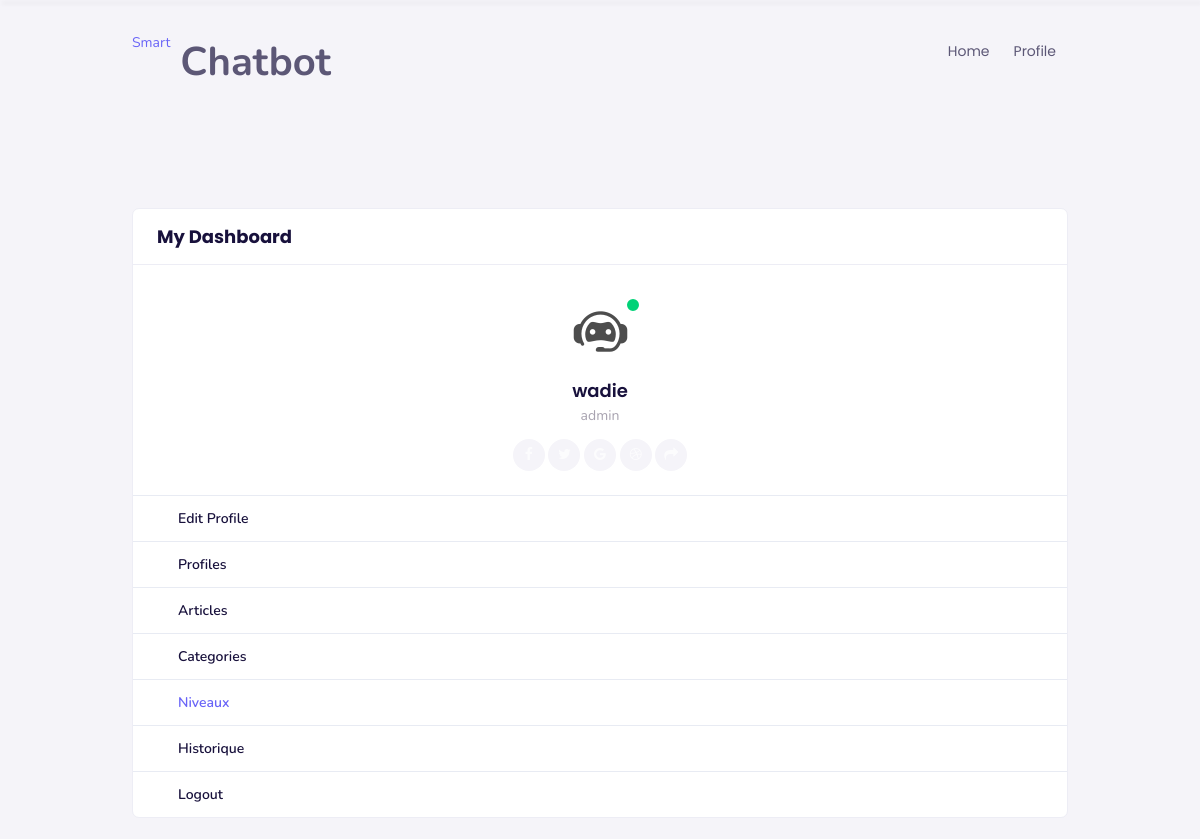
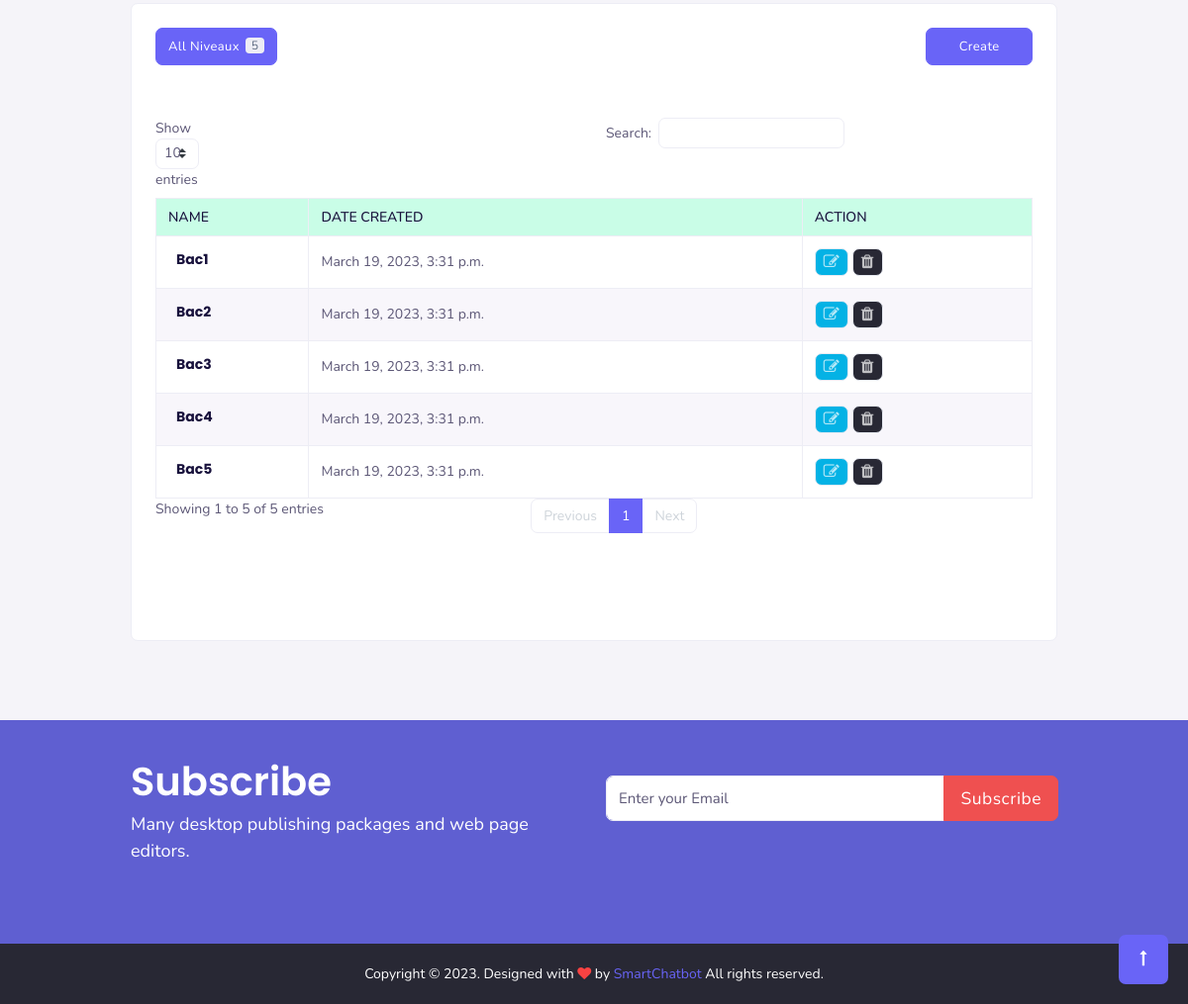
Page /niveaux/0 (signed in) on the committed database (2 pictures, top to bottom).
### gestion_admin/models.py (models this page shows, shortened)
class Profile(models.Model):
    user = models.OneToOneField(User, on_delete=models.CASCADE)
    first_name = models.CharField(max_length=100, null=True)
    last_name = models.CharField(max_length=100, null=True)
    email = models.EmailField(max_length=100, null=True)
    niveau = models.OneToOneField(Niveau, on_delete=models.CASCADE, null=True)
    image = models.ImageField(upload_to="profile", null=True, default="profile/default.png")
    date_created = models.DateTimeField(auto_now_add=True)
    class Meta:
        db_table = 'profile'

class Niveau(models.Model):
    name = models.CharField(max_length=100, unique=True)
    date_creation = models.DateTimeField(auto_now_add=True)
    class Meta:
        db_table = 'niveau'

### gestion_admin/decorators.py (the view)
    def wrapper_func(request, *args, **kwargs):
        if request.user.is_authenticated:
            if request.user.groups.filter(name='admin').exists():
                return view_func(request, *args, **kwargs)
            else:
                return redirect('home')

### gestion_admin/views.py (called while the page is built, shortened)
@login_required(login_url='login')
@for_admin
def niveaux(request, n):
    data = Niveau.objects.all()
    n_t = data
    if len(data) <= 10:
        myniveaux = data
        context = {
            'niveaux' : myniveaux,
            'n_t' : data.count()
        }
    return render(request,'niveau/liste_niveau.html', context)

### gestion_admin/templates/niveau/liste_niveau.html (shortened to what this page needs)
{% extends '../element/main.html' %}
{% block content %}
<section class="sptb">
    <div class="container">
        <div class="row">
            {% include '../element/menu.html' with name=4 %}
            <div class="col-xl-9 col-lg-12 col-md-12">
                <div class="card mb-0">
                    <div class="card-body">
                        <div class="ads-tabs">
                            <div class="tabs-menus">
                                <div class="row">
                                    <div class="col-md-6">
                                      <button class="btn btn-primary float-left"> All Niveaux
                                        <span class="badge badge-light">{{ n_t }}</span></button>
                                    </div>
                                    <div class="col-md-6">
                                        <a href="{% url 'create_niveau' %}" class="btn btn-primary col-xl-3 col-sm-5 col-lg-3 col-md-5" style="float:right;">Create</a>
                                    </div>
                                 </div>
                            </div>
                            <div class="tab-content">
                                <br>
                                <table id="example" class="table table-striped table-bordered" cellspacing="0" width="100%">
                                    <thead class="table-success">
                                                        <tr role="row">
                                                            <th class="sorting" tabindex="0" aria-controls="DataTables_Table_0" rowspan="1" colspan="1" aria-label="Courses: activate to sort column ascending" style="width: 222.422px;">Name</th>
                                                            <th class="sorting" tabindex="0" aria-controls="DataTables_Table_0" rowspan="1" colspan="1" aria-label="Category: activate to sort column ascending" style="width: 99.25px;">Date Created</th>
                                                            <th class="sorting" tabindex="0" aria-controls="DataTables_Table_0" rowspan="1" colspan="1" aria-label="Action: activate to sort column ascending" style="width: 121.297px;">Action</th>
                                                        </tr>
                                                    </thead>
                                                    <tbody>
                                                        {% for item in niveaux %}
                                                            <tr class="{% cycle 'odd' 'even' %}">
                                                                <td>
                                                                    <div class="media mt-0 mb-0">
                                                                        <div class="media-body">
                                                                            <div class="card-item-desc ms-2 p-0 mt-0">
                                                                                <a href="javascript:void(0)" class="text-dark">
                                                                                    <h4 class="font-weight-bold">{{item.name}}</h4>
                                                                             </div>
                                                                        </div>
                                                                    </div>
                                                                </td>
                                                                <td>{{ item.date_creation }}</td>
                                                                <td> <a href="{% url 'niveau_edit' item.id %}" class="btn btn-outline-light btn-sm text-dark waves-effect waves-light bg-info" data-bs-toggle="tooltip" data-bs-original-title="Edit"><i class="fa fa-edit fs-16"></i></a>
                                                                    <a onclick="remove({{item.id}})" class="btn btn-outline-light btn-sm text-dark waves-effect waves-light bg-dark" data-bs-toggle=" tooltip"="" data-bs-original-title="Delete"><i class="fa fa-trash fs-16"></i></a>  </td>
                                                            </tr>
                                                        {% endfor %}
                                                    </tbody>
                                                </table>
                                                <br> <br>
                                            </div>
                                        </div>
                                        <br> <br>
                                    </div>
                                </div>
                            </div>
                        </div>
                    </div>
                </div>
{% endblock content %}

### user/templates/element/menu.html (shortened to what this page needs)
<div class="col-xl-3 col-lg-12 col-md-12">
    <div class="card is-expanded">
        <div class="card-header">
            <h3 class="card-title">My Dashboard</h3>
        </div>
        <div class="card-body text-center item-user border-bottom-0 active">
            <div class="profile-pic">
                <div class="profile-pic-img"> <span class="bg-success dots" data-bs-toggle="tooltip" data-bs-placement="top" title="" data-bs-original-title="online" aria-label="online"></span> <img src="{{request.user.profile.image.url}}" class="brround" alt="user"> </div> <a href="userprofile.html" class="text-dark">
                    <h4 class="mt-3 mb-0 font-weight-semibold">{{request.user.username}}</h4>
                </a>
                <p class="mb-0 mt-1 text-muted">{{ request.user.groups.all.0.name }}</p>
                <div class="wideget-user-info my-dash-1">
                    <div class="wideget-user-icons mt-2"> <a href="javascript:void(0)" class="mt-0"><i class="fa fa-facebook"></i></a> <a href="javascript:void(0)" class=""><i class="fa fa-twitter"></i></a> <a href="javascript:void(0)" class=""><i class="fa fa-google"></i></a> <a href="javascript:void(0)" class=""><i class="fa fa-dribbble"></i></a> <a href="javascript:void(0)" class=""><i class="fa fa-share"></i></a>
                    </div>
                </div>
            </div>
        </div>
        <aside class="app-sidebar doc-sidebar my-dash open">
            <div class="app-sidebar__user clearfix is-expanded">
                <ul class="side-menu open">
                    <li> <a class="side-menu__item {% if name == 0 %}active{% endif %}" href="{% url 'profile' %}"><span class="side-menu__label">Edit Profile</span></a> </li>
                    {% if request.user.groups.all.0.name == 'admin' %}
                        <li class="is-expanded"> <a class="side-menu__item {% if name == 1 %}active{% endif %}" href="{% url 'profiles' 0 %}"><span class="side-menu__label">Profiles</span></a> </li>
                        <li> <a class="side-menu__item {% if name == 2 %}active{% endif %}" href="{% url 'articles' 0 %}"><span class="side-menu__label">Articles</span></a> </li>
                        <li> <a class="side-menu__item {% if name == 3 %}active{% endif %}" href="{% url 'categories' 0 %}"><span class="side-menu__label">Categories</span></a> </li>
                        <li> <a class="side-menu__item {% if name == 4 %}active{% endif %}" href="{% url 'niveaux' 0 %}"><span class="side-menu__label">Niveaux</span></a> </li>
                        <li> <a class="side-menu__item {% if name == 5 %}active{% endif %}" href="{% url 'historique' 0 %}"><span class="side-menu__label">Historique</span></a> </li>
                    {% endif %}
                    <li> <a class="side-menu__item" href="{% url 'logout' %}"><span class="side-menu__label">Logout</span></a> </li>
                </ul>
            </div>
        </aside>
    </div>
</div>

### static/css/color.css (style rules this page uses)
.btn-primary { color: #fff; background-color: #6964f7; border-color: #6964f7; }
.app-sidebar .side-menu li a.active { color: #6964f7; }
.app-sidebar:before, .app-sidebar-footer { background: -webkit-gradient(linear, left top, right top, from(rgba(146, 30, 152, 0.9)), to(rgba(59, 25, 249, 0.8))); background: linear-gradient(to right, rgba(146, 30, 152, 0.9), rgba(59, 25, 249, 0.8)); }
.header-main i, .header-icons-link .header-icons-link1 i { color: rgba(255, 255, 255, 0.7); }
.bg-dark { background-color: #282834 !important; }
.my-dash-1 .wideget-user-icons a { color: #6964f7; }
.app-sidebar .side-menu li.is-expanded:after { color: #6964f7; }
.app-sidebar .side-menu__item.active { color: #6964f7; }

### rows in the picture
Niveau: name "Bac1", date_creation "March 19, 2023, 3:31 p.m."
Niveau: name "Bac2", date_creation "March 19, 2023, 3:31 p.m."
Niveau: name "Bac3", date_creation "March 19, 2023, 3:31 p.m."
Niveau: name "Bac4", date_creation "March 19, 2023, 3:31 p.m."
Niveau: name "Bac5", date_creation "March 19, 2023, 3:31 p.m."

### other values in the picture
{{ request.user.username }} "wadie"
{{ request.user.groups.all.0.name }} "admin"
{{ n_t }} "5"
